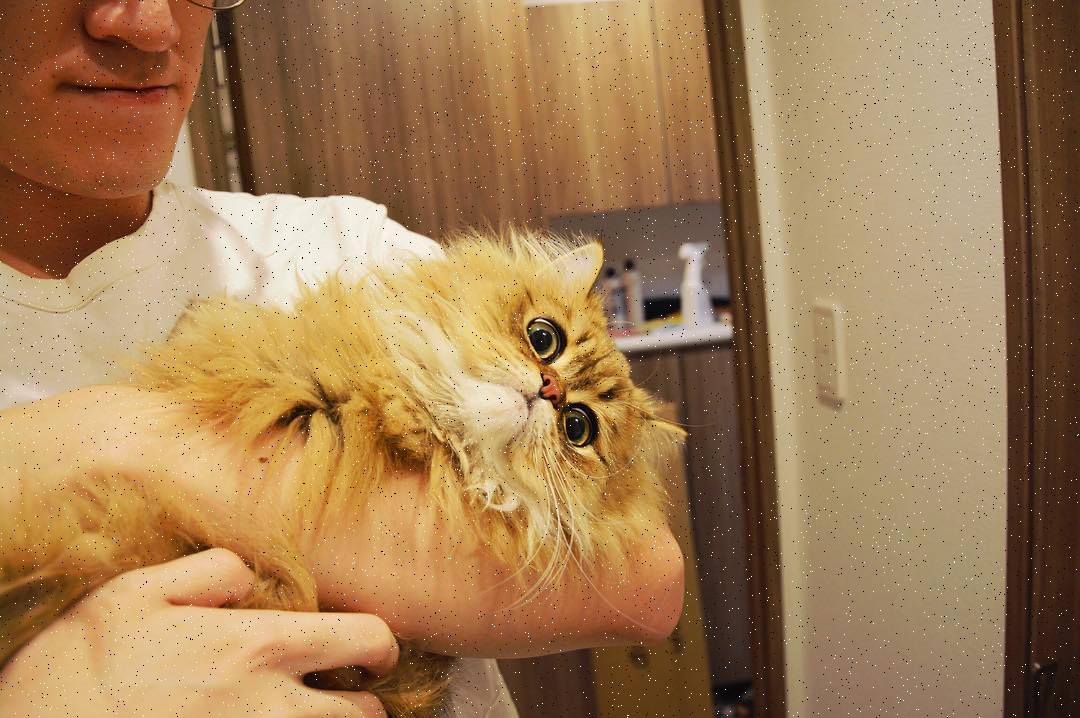
#> input picture cvpython/in2_noise.jpg, 1080 x 718 px
$ python main.py
#> lines starting #> are read from the running program, lines starting #| are printed output that depends on the picture
import cv2
import numpy as np
from matplotlib import pyplot as plt

def main1():
	#Averaging
	img = cv2.imread("in2_noise.jpg")
#> img is the input picture: shape (718, 1080, 3); mean B, G, R 85.5, 126.4, 162.7
	kernel = np.ones((5,5),np.float32)/25
	dst = cv2.filter2D(img,-1,kernel)
	res = np.hstack((img,dst))
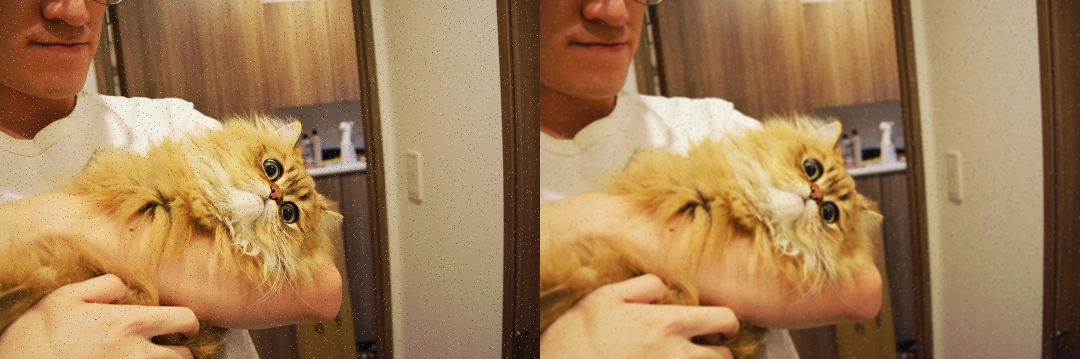
#> res: shape (718, 2160, 3) (shown at 1/2 size); mean B, G, R 85.5, 126.4, 162.7
	cv2.imwrite("avg2_output.jpg", res)

def main2():
	#Median Filter
	img = cv2.imread("in2_noise.jpg")
	final = cv2.medianBlur(img, 5)
	res = np.hstack((img,final))
	cv2.imwrite("med2_output.jpg", res)

def main3():
	#Linear gray-level transform
	min_table = 100
	max_table = 110
	diff_table = max_table - min_table
	look_up_table = np.arange(256, dtype = 'uint8' )
	for i in range(0, min_table):
		look_up_table[i] = 0
	for i in range(min_table, max_table):
		look_up_table[i] = 255 * (i - min_table) / diff_table
	for i in range(max_table, 255):
		look_up_table[i] = 255
	img = cv2.imread('con4.jpg')
#> (the run stopped early here; a loop or call above may not have finished)

$ run again, with cvpython/gl2.jpg copied over cvpython/in2_noise.jpg
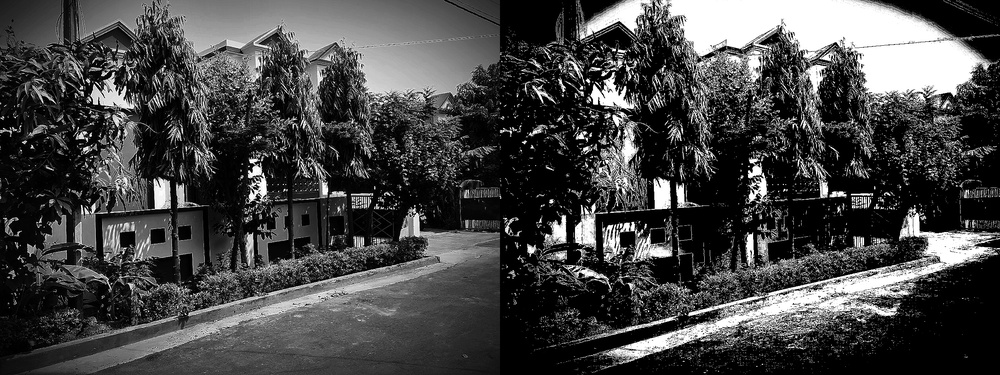
#> input picture cvpython/gl2.jpg, 1000 x 375 px, shrunk from 2560 x 960 before the run
#> in main1, img is the input picture: shape (375, 1000, 3); min 0, max 255, mean 69.5
#> in main2, `final = cv2.medianBlur(img, 5)`:
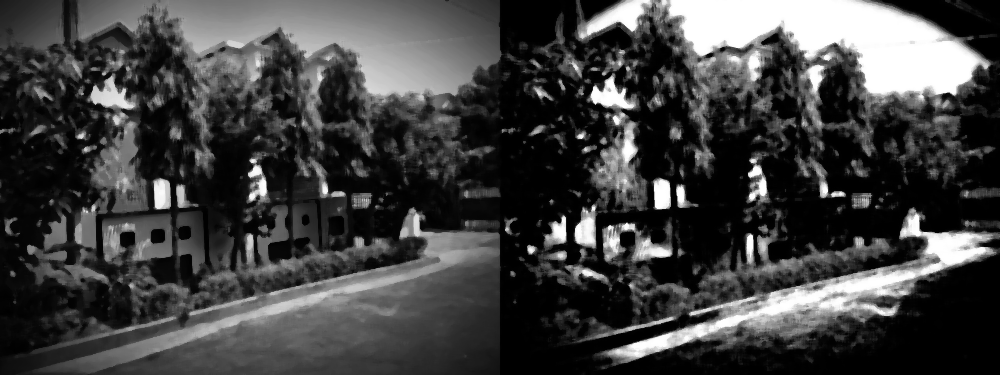
#> final: shape (375, 1000, 3); min 0, max 255, mean 64.9
#> in main2, `res = np.hstack((img,final))`:
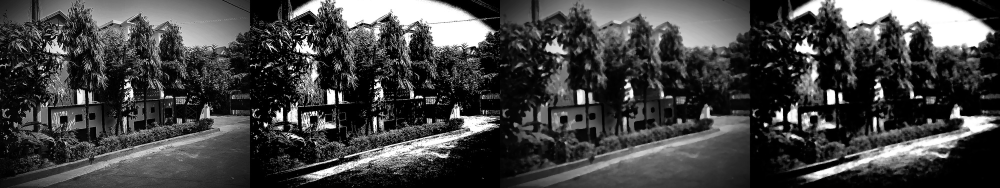
#> res: shape (375, 2000, 3) (shown at 1/2 size); min 0, max 255, mean 67.2
